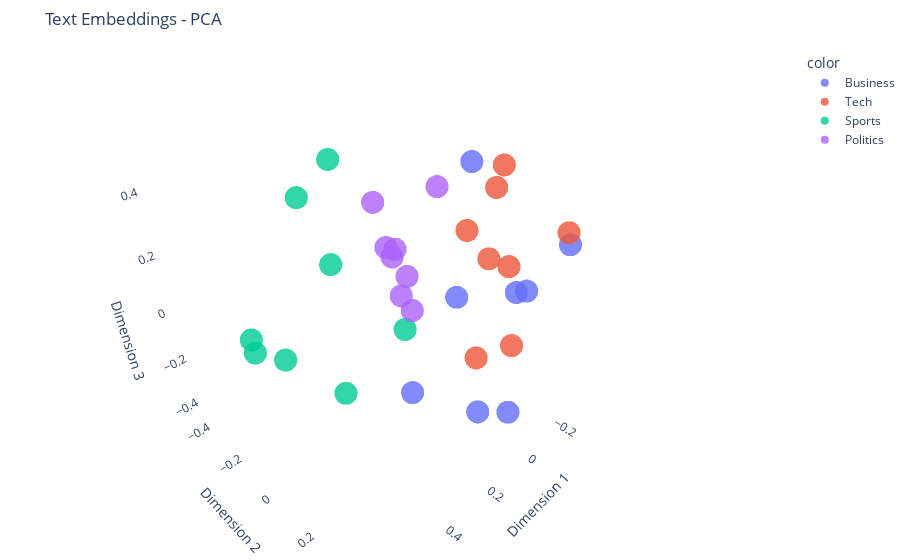
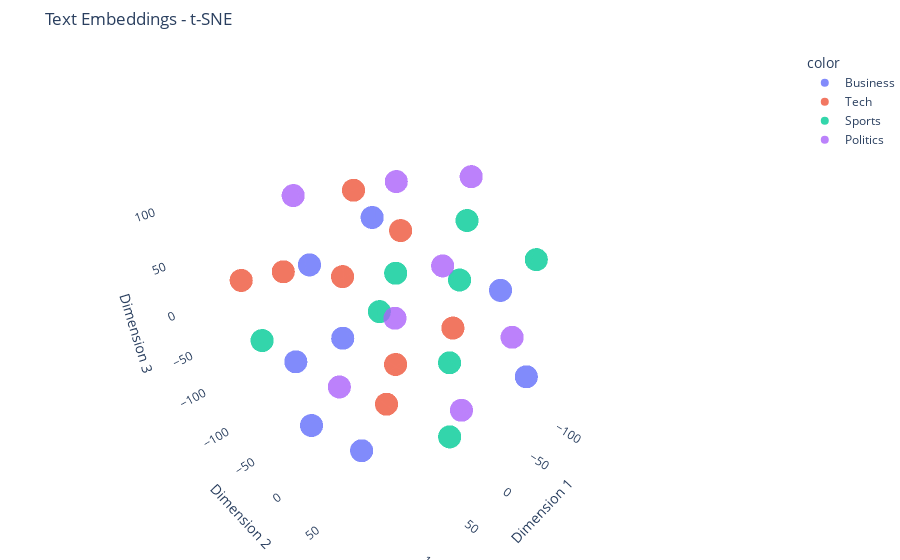
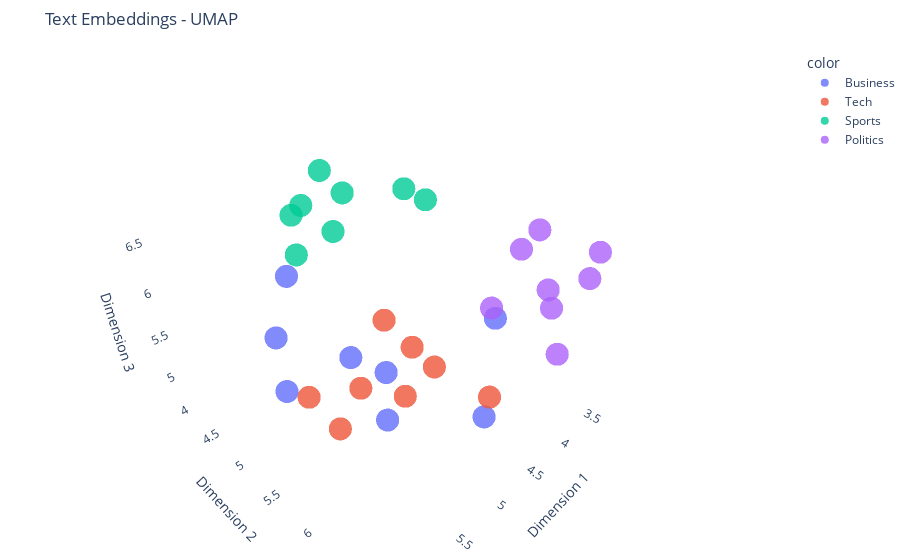

Notebook code for these charts, in order:
### Code cell
def main():
    texts, labels = get_sample_data()
    embeddings = get_embeddings(texts)
    plot_all(embeddings, labels)

if __name__ == "__main__":
    main()

### Figure 1 — Plotly figure (JSON) as saved in the notebook; plotly's stock layout.template omitted (floating-point values rounded to 4 significant figures)
{"data": [{"hovertemplate": "color=Business<br>Dimension 1=%{x}<br>Dimension 2=%{y}<br>Dimension 3=%{z}<extra></extra>", "legendgroup": "Business", "marker": {"color": "#636efa", "opacity": 0.8, "symbol": "circle"}, "mode": "markers", "name": "Business", "scene": "scene", "showlegend": true, "type": "scatter3d", "x": [0.2878, -0.1809, 0.01117, -0.1495, -0.2227, -0.0206, -0.3373, -0.207], "y": [0.2089, 0.2714, 0.3821, 0.01, 0.208, 0.2419, -0.1121, 0.38], "z": [-0.183, -0.003476, -0.34, -0.1399, -0.05927, -0.4601, 0.2853, 0.2027]}, {"hovertemplate": "color=Tech<br>Dimension 1=%{x}<br>Dimension 2=%{y}<br>Dimension 3=%{z}<extra></extra>", "legendgroup": "Tech", "marker": {"color": "#EF553B", "opacity": 0.8, "symbol": "circle"}, "mode": "markers", "name": "Tech", "scene": "scene", "showlegend": true, "type": "scatter3d", "x": [0.01588, -0.08302, -0.07927, -0.1501, -0.01477, -0.1273, -0.2911, -0.2622], "y": [0.1603, 0.1804, 0.2581, 0.3978, 0.2163, 0.2763, 0.05621, 0.05359], "z": [0.2523, 0.3634, 0.1289, 0.2723, -0.2211, -0.1981, 0.3355, -0.007798]}, {"hovertemplate": "color=Sports<br>Dimension 1=%{x}<br>Dimension 2=%{y}<br>Dimension 3=%{z}<extra></extra>", "legendgroup": "Sports", "marker": {"color": "#00cc96", "opacity": 0.8, "symbol": "circle"}, "mode": "markers", "name": "Sports", "scene": "scene", "showlegend": true, "type": "scatter3d", "x": [0.3127, 0.6232, 0.5581, 0.4329, 0.3648, 0.1548, 0.592, 0.2815], "y": [-0.2604, -0.09579, -0.04587, 0.06694, -0.05087, -0.2972, -0.1634, 0.1679], "z": [0.3159, -0.008768, -0.04403, -0.1837, 0.1943, 0.3806, -0.01656, 0.03377]}, {"hovertemplate": "color=Politics<br>Dimension 1=%{x}<br>Dimension 2=%{y}<br>Dimension 3=%{z}<extra></extra>", "legendgroup": "Politics", "marker": {"color": "#ab63fa", "opacity": 0.8, "symbol": "circle"}, "mode": "markers", "name": "Politics", "scene": "scene", "showlegend": true, "type": "scatter3d", "x": [-0.1963, -0.2151, -0.09712, -0.2681, -0.07533, -0.2512, -0.291, -0.1149], "y": [-0.3676, -0.3012, -0.3674, -0.4224, -0.1379, -0.368, -0.2274, -0.3184], "z": [-0.15, -0.221, 0.1241, -0.1659, -0.2361, -0.3658, 0.1688, -0.0533]}], "layout": {"legend": {"title": {"text": "color"}, "tracegroupgap": 0}, "margin": {"b": 0, "l": 0, "r": 0, "t": 50}, "paper_bgcolor": "rgba(0,0,0,0)", "plot_bgcolor": "rgba(0,0,0,0)", "scene": {"domain": {"x": [0, 1], "y": [0, 1]}, "xaxis": {"showbackground": false, "title": {"text": "Dimension 1"}}, "yaxis": {"showbackground": false, "title": {"text": "Dimension 2"}}, "zaxis": {"showbackground": false, "title": {"text": "Dimension 3"}}}, "title": {"text": "Text Embeddings - PCA"}}}

### Figure 2 — Plotly figure (JSON) as saved in the notebook; plotly's stock layout.template omitted (floating-point values rounded to 4 significant figures)
{"data": [{"hovertemplate": "color=Business<br>Dimension 1=%{x}<br>Dimension 2=%{y}<br>Dimension 3=%{z}<extra></extra>", "legendgroup": "Business", "marker": {"color": "#636efa", "opacity": 0.8, "symbol": "circle"}, "mode": "markers", "name": "Business", "scene": "scene", "showlegend": true, "type": "scatter3d", "x": [17.21, 98.53, 0.7468, 101.1, 89.68, -78.71, -81.07, 4.819], "y": [-58.06, 58.23, -125.3, -18.18, -22.51, -114.8, 95.48, 111.3], "z": [-56.82, -63.28, -7.569, -12.75, -100.3, 21.63, -72.99, 75.15]}, {"hovertemplate": "color=Tech<br>Dimension 1=%{x}<br>Dimension 2=%{y}<br>Dimension 3=%{z}<extra></extra>", "legendgroup": "Tech", "marker": {"color": "#EF553B", "opacity": 0.8, "symbol": "circle"}, "mode": "markers", "name": "Tech", "scene": "scene", "showlegend": true, "type": "scatter3d", "x": [-55.57, 50.86, 22.49, 4.371, 27.33, 99.01, 106.6, 22.32], "y": [22.44, 54.62, 21.5, -9.609, -40.4, -90.65, -11.85, -26.39], "z": [-39.9, 120.0, -39.46, -123.0, 28.48, 34.31, 81.56, 114.6]}, {"hovertemplate": "color=Sports<br>Dimension 1=%{x}<br>Dimension 2=%{y}<br>Dimension 3=%{z}<extra></extra>", "legendgroup": "Sports", "marker": {"color": "#00cc96", "opacity": 0.8, "symbol": "circle"}, "mode": "markers", "name": "Sports", "scene": "scene", "showlegend": true, "type": "scatter3d", "x": [-83.36, 77.77, -118.1, -45.92, -129.9, -111.6, 7.933, -58.97], "y": [-0.8264, -109.1, -18.34, -46.6, -31.54, 69.13, 77.34, -85.17], "z": [-115.1, -54.4, 39.0, -3.445, -42.97, 33.6, -101.8, -76.91]}, {"hovertemplate": "color=Politics<br>Dimension 1=%{x}<br>Dimension 2=%{y}<br>Dimension 3=%{z}<extra></extra>", "legendgroup": "Politics", "marker": {"color": "#ab63fa", "opacity": 0.8, "symbol": "circle"}, "mode": "markers", "name": "Politics", "scene": "scene", "showlegend": true, "type": "scatter3d", "x": [42.58, -37.15, -54.18, 22.67, 42.96, -32.16, -53.66, 121.9], "y": [113.7, 100.7, -54.17, -109.9, 41.22, 24.85, 32.11, 64.73], "z": [-17.69, 2.549, 89.39, 82.36, 33.31, 42.26, 120.9, 26.66]}], "layout": {"legend": {"title": {"text": "color"}, "tracegroupgap": 0}, "margin": {"b": 0, "l": 0, "r": 0, "t": 50}, "paper_bgcolor": "rgba(0,0,0,0)", "plot_bgcolor": "rgba(0,0,0,0)", "scene": {"domain": {"x": [0, 1], "y": [0, 1]}, "xaxis": {"showbackground": false, "title": {"text": "Dimension 1"}}, "yaxis": {"showbackground": false, "title": {"text": "Dimension 2"}}, "zaxis": {"showbackground": false, "title": {"text": "Dimension 3"}}}, "title": {"text": "Text Embeddings - t-SNE"}}}

### Figure 3 — Plotly figure (JSON) as saved in the notebook; plotly's stock layout.template omitted (floating-point values rounded to 4 significant figures)
{"data": [{"hovertemplate": "color=Business<br>Dimension 1=%{x}<br>Dimension 2=%{y}<br>Dimension 3=%{z}<extra></extra>", "legendgroup": "Business", "marker": {"color": "#636efa", "opacity": 0.8, "symbol": "circle"}, "mode": "markers", "name": "Business", "scene": "scene", "showlegend": true, "type": "scatter3d", "x": [5.245, 5.4, 5.772, 5.769, 4.691, 6.065, 4.753, 5.084], "y": [4.443, 5.971, 4.971, 5.967, 6.475, 5.505, 6.514, 5.631], "z": [5.935, 5.226, 5.777, 6.146, 5.117, 5.694, 6.263, 5.36]}, {"hovertemplate": "color=Tech<br>Dimension 1=%{x}<br>Dimension 2=%{y}<br>Dimension 3=%{z}<extra></extra>", "legendgroup": "Tech", "marker": {"color": "#EF553B", "opacity": 0.8, "symbol": "circle"}, "mode": "markers", "name": "Tech", "scene": "scene", "showlegend": true, "type": "scatter3d", "x": [4.628, 4.675, 4.268, 4.947, 5.951, 5.534, 5.051, 4.264], "y": [5.136, 5.486, 5.189, 5.11, 6.014, 5.023, 6.174, 6.229], "z": [5.453, 4.69, 4.932, 4.733, 5.563, 4.944, 5.74, 4.903]}, {"hovertemplate": "color=Sports<br>Dimension 1=%{x}<br>Dimension 2=%{y}<br>Dimension 3=%{z}<extra></extra>", "legendgroup": "Sports", "marker": {"color": "#00cc96", "opacity": 0.8, "symbol": "circle"}, "mode": "markers", "name": "Sports", "scene": "scene", "showlegend": true, "type": "scatter3d", "x": [3.997, 4.561, 4.497, 5.231, 4.683, 3.998, 4.666, 5.49], "y": [4.781, 4.336, 4.437, 4.608, 4.346, 5.071, 3.973, 5.001], "z": [6.544, 6.116, 6.551, 6.636, 6.809, 6.524, 6.315, 6.508]}, {"hovertemplate": "color=Politics<br>Dimension 1=%{x}<br>Dimension 2=%{y}<br>Dimension 3=%{z}<extra></extra>", "legendgroup": "Politics", "marker": {"color": "#ab63fa", "opacity": 0.8, "symbol": "circle"}, "mode": "markers", "name": "Politics", "scene": "scene", "showlegend": true, "type": "scatter3d", "x": [3.447, 3.874, 3.68, 3.267, 3.543, 3.447, 4.154, 3.516], "y": [5.856, 6.646, 6.159, 6.524, 5.65, 6.284, 6.596, 6.68], "z": [6.074, 5.461, 6.492, 5.956, 5.314, 5.583, 6.282, 6.411]}], "layout": {"legend": {"title": {"text": "color"}, "tracegroupgap": 0}, "margin": {"b": 0, "l": 0, "r": 0, "t": 50}, "paper_bgcolor": "rgba(0,0,0,0)", "plot_bgcolor": "rgba(0,0,0,0)", "scene": {"domain": {"x": [0, 1], "y": [0, 1]}, "xaxis": {"showbackground": false, "title": {"text": "Dimension 1"}}, "yaxis": {"showbackground": false, "title": {"text": "Dimension 2"}}, "zaxis": {"showbackground": false, "title": {"text": "Dimension 3"}}}, "title": {"text": "Text Embeddings - UMAP"}}}
